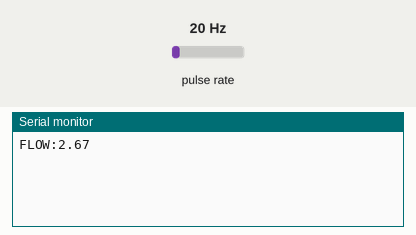
Recording of a sketch running on a simulated Arduino Uno, built with avr-gcc and run on an emulated ATmega328P. On the bench: the last lines printed to the serial monitor. Wiring (inferred from the names in the program): pulse sensor: data pin 2. The test bench sets the inputs (shaded band); at power-on: pulse rate 20 Hz.

Above: at 1.2 s.
1.3 s: pulse rate (sensor on pin 2) set to 4 Hz
At 2.4 s:
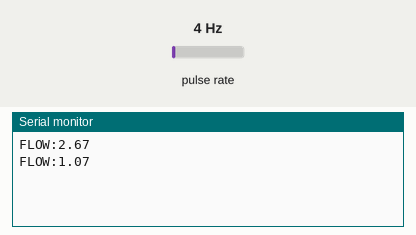
2.8 s: pulse rate (sensor on pin 2) set to 50 Hz
At 3.8 s:
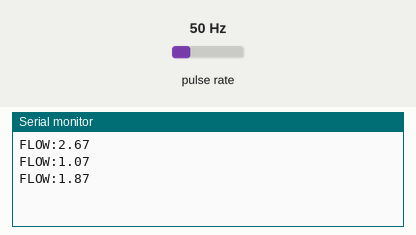
Timing chart, 0 to 5.8 s (numbered marks = the images above; inputs shaded):
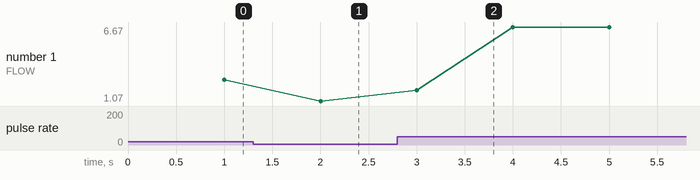

The sketch:

flow_sensor.ino
```cpp
volatile int flow_frequency; // Measures flow sensor pulses
float l_minute;              // Calculated Liters per minute
unsigned char flowsensor = 2;// Flow Sensor input pin (Pin 2 is standard for interrupts on Uno)

unsigned long currentTime;
unsigned long cloopTime;

// Interrupt function called on every pulse
void flow()
{
   flow_frequency++;
}

void setup()
{
   pinMode(flowsensor, INPUT);
   digitalWrite(flowsensor, HIGH); // Enable internal pull-up resistor

   Serial.begin(9600); // Standard Baud Rate matching our Node.js parser

   // Attach the interrupt to Pin 2, triggering on the rising edge of the pulse
   attachInterrupt(digitalPinToInterrupt(flowsensor), flow, RISING);

   interrupts(); // Enable global interrupts

   currentTime = millis();
   cloopTime = currentTime;
}

void loop()
{
   currentTime = millis();

   // Calculate flow rate every 1000 milliseconds (1 Second)
   if(currentTime >= (cloopTime + 1000))
   {
      cloopTime = currentTime; // Update loop time

      // The YF-S201 Flow Sensor emits around 7.5 pulses per second for 1 L/min.
      // Therefore: Flow Rate (L/min) = Pulse Frequency (Hz) / 7.5
      l_minute = (flow_frequency / 7.5);

      // Output exactly what the Node.js serial parser expects -> "FLOW:X.XX\n"
      Serial.print("FLOW:");
      Serial.println(l_minute, 2); // Send as a float with 2 decimal places

      flow_frequency = 0; // Reset pulse counter for the next second
   }
}
```

Measured:
- after the input at 1.3 s, the serial monitor: prints a new line after 0.70 s (image 1)
- after the input at 2.8 s, the serial monitor: prints a new line after 0.20 s (image 2)
- plotted number 1: 2.67 → 1.07 after the input at 1.3 s, 1.07 → 6.67 after the input at 2.8 s
